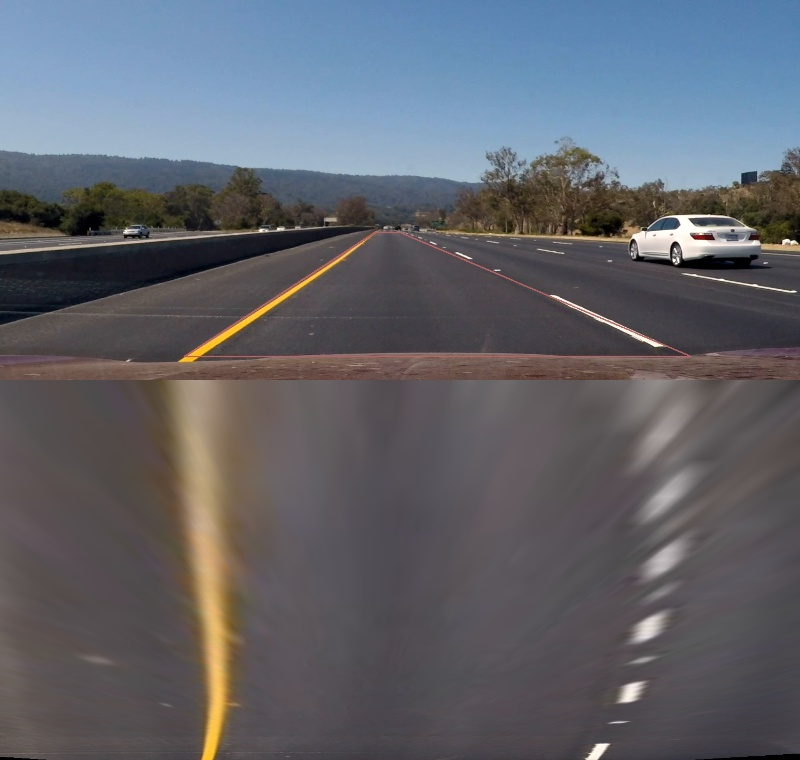
#> input picture fig/trial_perspective_project_video_0300fr.jpg, 800 x 760 px; its folder holds only this picture in this run
$ python -i project_pipeline.py   (imports and definitions only)   (older library calls are emulated)
#> lines starting #> are read from the running program, lines starting #| are printed output that depends on the picture; after the words box and inside, x2 and y2 are one past the last pixel; in counts of white or black regions, pixels touching at a corner belong together

# importing some useful packages
import os
import matplotlib.pyplot as plt
import matplotlib.image as mpimg
import matplotlib.animation as animation
import numpy as np
import cv2
from PIL import Image

import glob
import scipy as sc
from scipy import stats
from sklearn import linear_model, datasets
import math

# Import everything needed to edit/save/watch video clips
from moviepy.editor import VideoFileClip
from IPython.display import HTML


# Read in the saved camera matrix and distortion coefficients
# These are the arrays you calculated using cv2.calibrateCamera()
import pickle
# [1 line not run here, left out]
# [1 line that did not run here, left out]
# [1 line that did not run here, left out]


# [5 lines left out: function draw_lines, not called in this run]


def abs_sobel_thresh(gray, orient='x', sobel_kernel=3, sobel_thresh=(0, 255)):
    # Apply x or y gradient with the OpenCV Sobel() function
    # and take the absolute value
    if orient == 'x':
        abs_sobel = np.absolute(cv2.Sobel(gray, cv2.CV_64F, 1, 0))
    if orient == 'y':
        abs_sobel = np.absolute(cv2.Sobel(gray, cv2.CV_64F, 0, 1))
    # Rescale back to 8 bit integer
    scaled_sobel = np.uint8(255*abs_sobel/np.max(abs_sobel))
    # Create a copy and apply the threshold
    binary_output = np.zeros_like(scaled_sobel)
    # Here I'm using inclusive (>=, <=) thresholds, but exclusive is ok too
    binary_output[(scaled_sobel >= sobel_thresh[0]) & (scaled_sobel <= sobel_thresh[1])] = 1
    return binary_output


def mag_thresh(gray, sobel_kernel=3, mag_thresh=(0, 255)):
    # Take both Sobel x and y gradients
    sobelx = cv2.Sobel(gray, cv2.CV_64F, 1, 0, ksize=sobel_kernel)
    sobely = cv2.Sobel(gray, cv2.CV_64F, 0, 1, ksize=sobel_kernel)
    # Calculate the gradient magnitude
    gradmag = np.sqrt(sobelx**2 + sobely**2)
    # Rescale to 8 bit
    scale_factor = np.max(gradmag) / 255
    gradmag = (gradmag/scale_factor).astype(np.uint8)
    # Create a binary gray of ones where threshold is met, zeros otherwise
    binary_output = np.zeros_like(gradmag)
    binary_output[(gradmag >= mag_thresh[0]) & (gradmag <= mag_thresh[1])] = 1
    return binary_output


def dir_threshold(gray, sobel_kernel=3, thresh=(0, np.pi/2)):
    # Calculate the x and y gradients
    sobelx = cv2.Sobel(gray, cv2.CV_64F, 1, 0, ksize=sobel_kernel)
    sobely = cv2.Sobel(gray, cv2.CV_64F, 0, 1, ksize=sobel_kernel)
    # Calculate the absolute value of the gradient direction
    absgraddir = np.arctan2(np.absolute(sobely), np.absolute(sobelx))
    # apply a threshold, and create a binary image result
    binary_output = np.zeros(absgraddir.shape).astype(np.uint8)
    binary_output[(absgraddir >= thresh[0]) & (absgraddir <= thresh[1])] = 1
    return binary_output


def hls_select(image, hthresh=(0, 255), sthresh=(0, 255), ithresh=(0, 255)):
    # 1) Convert to HLS color space
    hls = cv2.cvtColor(image, cv2.COLOR_RGB2HLS)
    # 2) Apply a threshold to each channel
    h_channel = hls[:, :, 0]
    i_channel = hls[:, :, 1]
    s_channel = hls[:, :, 2]
    # 3) Return a binary image of threshold result
    binary_output = np.zeros_like(s_channel)
    binary_output[(((h_channel >= hthresh[0]) & (h_channel <= hthresh[1])) &
                   ((s_channel >= sthresh[0]) & (s_channel <= sthresh[1])) &
                   ((i_channel >= ithresh[0]) & (i_channel <= ithresh[1])))] = 1
    return binary_output

def rgb_select(image, rthresh=(0, 255), gthresh=(0, 255), bthresh=(0, 255)):
    b_channel = image[:, :, 0]
    g_channel = image[:, :, 1]
    r_channel = image[:, :, 2]
    binary_output = np.zeros_like(g_channel)
    binary_output[(((r_channel >= rthresh[0]) & (r_channel <= rthresh[1])) &
                   ((g_channel >= gthresh[0]) & (g_channel <= gthresh[1])) &
                   ((b_channel >= bthresh[0]) & (b_channel <= bthresh[1])))] = 1
    return binary_output


# [26 lines left out: functions warper, create_binary_image_light, not called in this run]


def create_binary_image(image):
    """
    output a binary image that show lane lines
    """
    # 1) Line Edge
    gray = cv2.cvtColor(image, cv2.COLOR_RGB2GRAY)
    ksize = 3  # Choose a larger odd number to smooth gradient measurements
    gradx = abs_sobel_thresh(gray, orient='x', sobel_kernel=ksize, sobel_thresh=(25, 50))
    grady = abs_sobel_thresh(gray, orient='y', sobel_kernel=ksize, sobel_thresh=(50, 150))
    mag_binary = mag_thresh(gray, sobel_kernel=15, mag_thresh=(50, 250))
    dir_binary = dir_threshold(gray, sobel_kernel=7, thresh=(0.7, 1.3))
    # hls_binary = hls_select(image, hthresh=(50, 100), ithresh=(0, 255), sthresh=(90, 190))  # Asphalt color
    hls_binary = hls_select(image, hthresh=(0, 255), ithresh=(0, 255), sthresh=(90, 190))  # Asphalt color

    # 2) Yellow Line
    hls_yellow1 = hls_select(image, hthresh=(10, 30), ithresh=(50, 150), sthresh=(30, 255))  # yellow line dark
    hls_yellow2 = hls_select(image, hthresh=(20, 30), ithresh=(120, 250), sthresh=(30, 255))  # yellow line light

    rgb_white = rgb_select(image, rthresh=(200, 255), gthresh=(200, 255), bthresh=(200, 255))  # white line
    rgb_excess = rgb_select(image, rthresh=(250, 255), gthresh=(250, 255), bthresh=(250, 255))  # white line

    # 3) Concrete
    hls_binary2 = hls_select(image, hthresh=(50, 100), ithresh=(0, 255), sthresh=(90, 190))  # shadow

    # combined = np.zeros_like(dir_binary)
    combined = np.zeros((mag_binary.shape), dtype=np.uint8)
    combined[((gradx == 1) | (grady == 1) | ((mag_binary == 1) & (dir_binary == 1)) | (hls_binary == 1)) & (hls_binary2 != 1)] = 1

    return combined

# [333 lines left out: functions get_base_position, sliding_windows_search, measure_curvature, fit_quadratic_polynomial, sanity_chack_polynomial, sanity_chack_curverad and 2 more, not called in this run]


# [12 lines of commented-out code are left out]
perspective_src = np.float32([[585, 460], [695, 460], [1127, 685], [203, 685]])  # prevent bonnnet
# perspective_src = np.float32([[600, 440], [640, 440], [1105, 675], [295, 675]])  # trial

(width, height) = (1280, 720)
perspective_dst = np.float32([[320, 0], [width - 320, 0], [width - 320, height - 0], [320, height - 0]])


# Calculate the Perspective Transformation Matrix and its invert Matrix
M = cv2.getPerspectiveTransform(perspective_src, perspective_dst)
Minv = cv2.getPerspectiveTransform(perspective_dst, perspective_src)


trapezoid = []
# [48 lines not run here, left out]

>>> import cv2
>>> picture = cv2.cvtColor(cv2.imread('fig/trial_perspective_project_video_0300fr.jpg'), cv2.COLOR_BGR2RGB)
>>> result = create_binary_image(picture)
#> in create_binary_image, `gradx = abs_sobel_thresh(gray, orient='x', sobel_kernel=ksize, sobel_t..`:
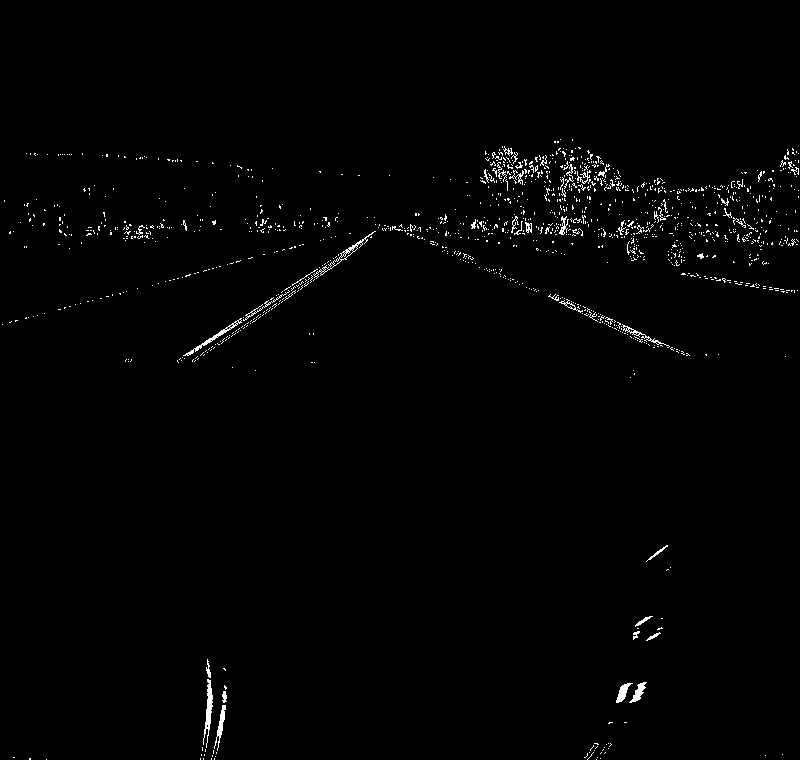
#> gradx: shape (760, 800); values 0 (black) and 1 (white), 1.1% white in thin lines or dots, all inside (x1, y1, x2, y2) = (2, 139, 799, 760)
#> in create_binary_image, `grady = abs_sobel_thresh(gray, orient='y', sobel_kernel=ksize, sobel_t..`: grady: shape (760, 800); values 0 (black) and 1 (white), 1.8% white in thin lines or dots, all inside (x1, y1, x2, y2) = (0, 140, 800, 759)
#> in mag_thresh, `sobely = cv2.Sobel(gray, cv2.CV_64F, 0, 1, ksize=sobel_kernel)`:
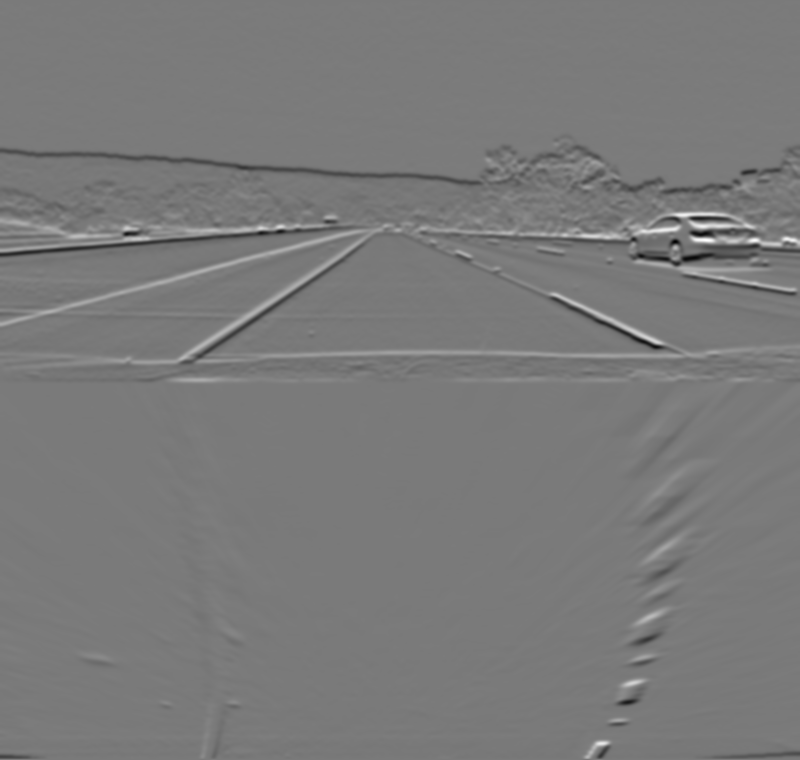
#> sobely: shape (760, 800) float64; min -5.48e+09, max 5.92e+09, mean -11652889.2; drawn with min black and max white
#> in mag_thresh, `gradmag = np.sqrt(sobelx**2 + sobely**2)`:
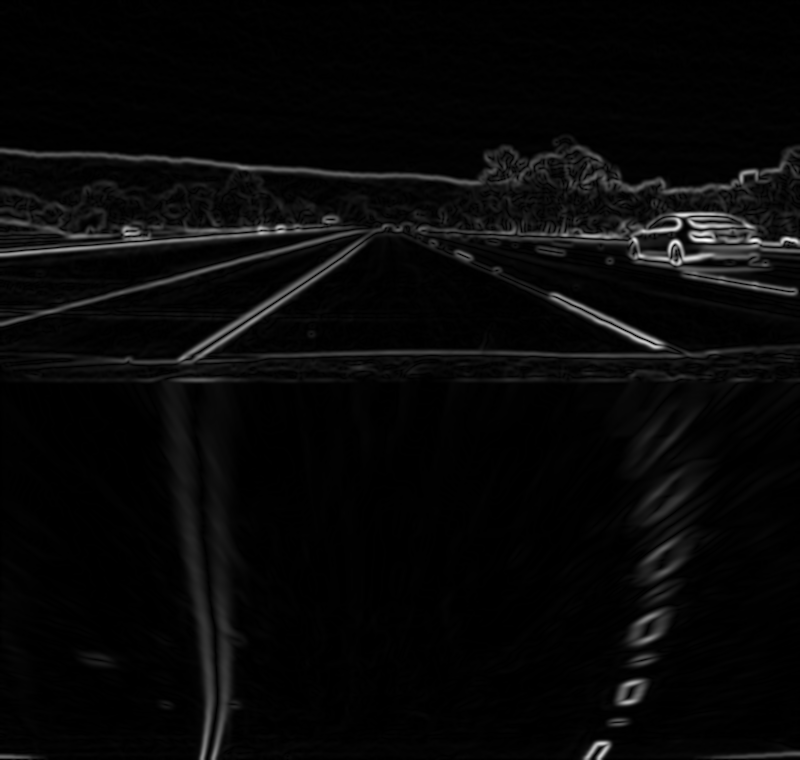
#> gradmag: shape (760, 800) float64; min 0, max 5.98e+09, mean 196823658.3; drawn with min black and max white
#> in mag_thresh, `scale_factor = np.max(gradmag) / 255`: scale_factor = 23439239.2
#> in create_binary_image, `mag_binary = mag_thresh(gray, sobel_kernel=15, mag_thresh=(50, 250))`: mag_binary: shape (760, 800); values 0 (black) and 1 (white), 4.1% white; 85 white regions (37 under 20 px), largest, box (x1, y1, x2, y2) and area: (480, 211, 800, 296) 6071, (111, 235, 369, 364) 2339, (0, 149, 499, 186) 2232
#> in dir_threshold, `absgraddir = np.arctan2(np.absolute(sobely), np.absolute(sobelx))`:
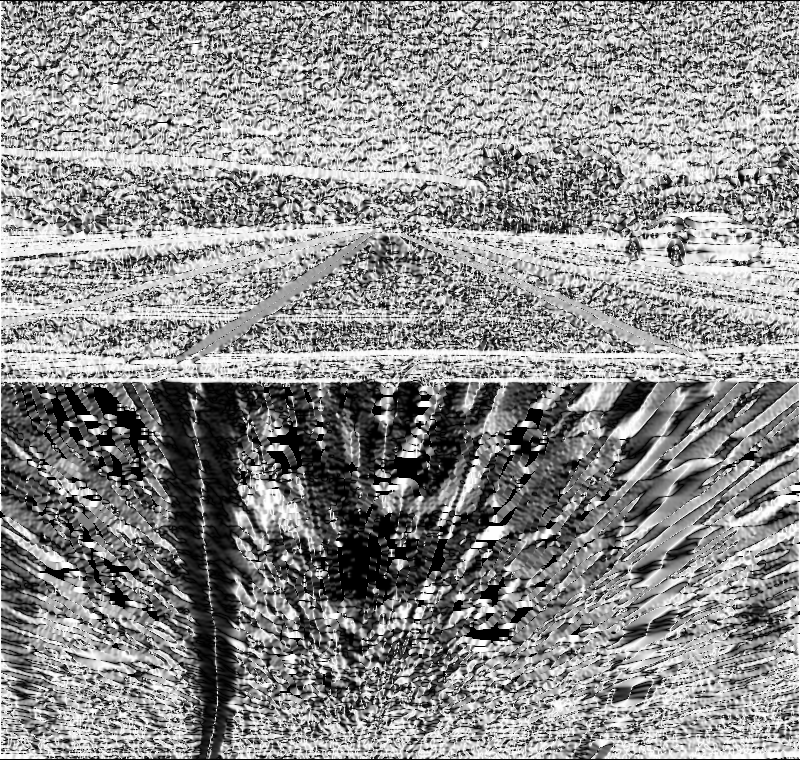
#> absgraddir: shape (760, 800) float64; min 0, max 1.57, mean 0.872; drawn with min black and max white
#> in create_binary_image, `dir_binary = dir_threshold(gray, sobel_kernel=7, thresh=(0.7, 1.3))`:
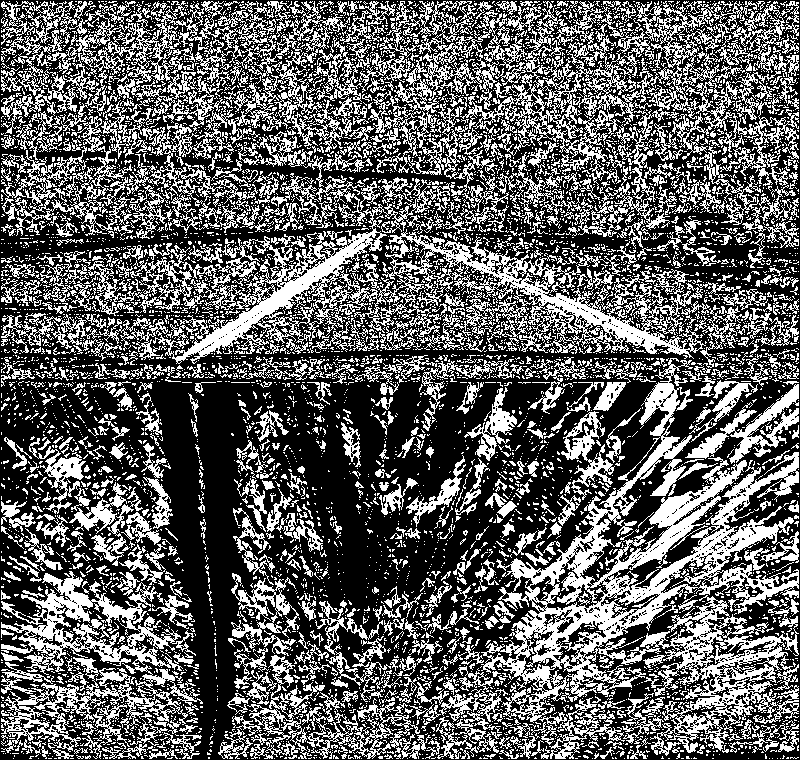
#> dir_binary: shape (760, 800); values 0 (black) and 1 (white), 37.6% white in thin lines or dots
#> in hls_select, `hls = cv2.cvtColor(image, cv2.COLOR_RGB2HLS)`: hls: shape (760, 800, 3); mean of channels 0, 1, 2 100.6, 100.9, 38.2
#> in hls_select, `h_channel = hls[:, :, 0]`:
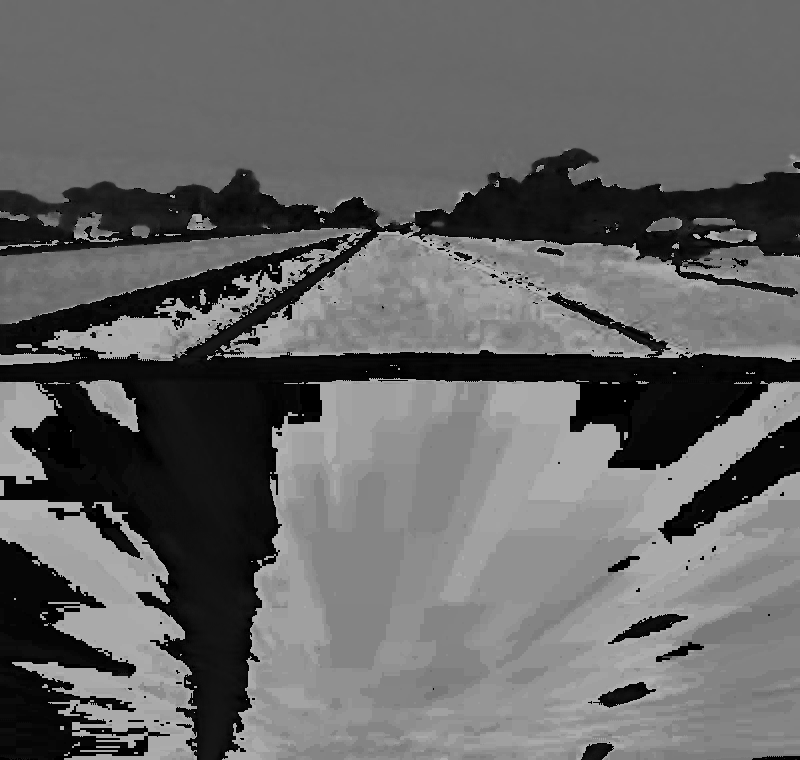
#> h_channel: shape (760, 800); min 0, max 180, mean 100.6
#> in create_binary_image, `hls_binary = hls_select(image, hthresh=(0, 255), ithresh=(0, 255), sth..`: hls_binary: shape (760, 800); values 0 (black) and 1 (white), 17% white; 792 white regions (734 under 20 px), largest, box (x1, y1, x2, y2) and area: (0, 0, 800, 145) 91391, (194, 509, 236, 760) 4643, (751, 215, 800, 250) 748
#> in create_binary_image, `hls_yellow1 = hls_select(image, hthresh=(10, 30), ithresh=(50, 150), s..`: hls_yellow1: shape (760, 800); values 0 (black) and 1 (white), 7.3% white; 389 white regions (342 under 20 px), largest, box (x1, y1, x2, y2) and area: (15, 234, 377, 760) 26468, (417, 172, 800, 244) 10608, (173, 178, 259, 234) 1584
#> in create_binary_image, `hls_yellow2 = hls_select(image, hthresh=(20, 30), ithresh=(120, 250), ..`: hls_yellow2: shape (760, 800); values 0 (black) and 1 (white), 0.39% white; 121 white regions (106 under 20 px), largest, box (x1, y1, x2, y2) and area: (192, 267, 328, 356) 708, (202, 699, 225, 760) 621, (207, 634, 224, 643) 86
#> in create_binary_image, `rgb_white = rgb_select(image, rthresh=(200, 255), gthresh=(200, 255), ..`: rgb_white: shape (760, 800); values 0 (black) and 1 (white), 0.49% white; 48 white regions (38 under 20 px), largest, box (x1, y1, x2, y2) and area: (632, 215, 760, 258) 1858, (586, 313, 663, 347) 205, (640, 618, 656, 639) 188
#> in create_binary_image, `rgb_excess = rgb_select(image, rthresh=(250, 255), gthresh=(250, 255),..`: rgb_excess: shape (760, 800); values 0 (black) and 1 (white), 0.02% white in thin lines or dots, all inside (x1, y1, x2, y2) = (648, 217, 795, 292)
#> in create_binary_image, `hls_binary2 = hls_select(image, hthresh=(50, 100), ithresh=(0, 255), s..`: hls_binary2: shape (760, 800); values 0 (black) and 1 (white), 0% white in thin lines or dots, all inside (x1, y1, x2, y2) = (1, 214, 799, 266)
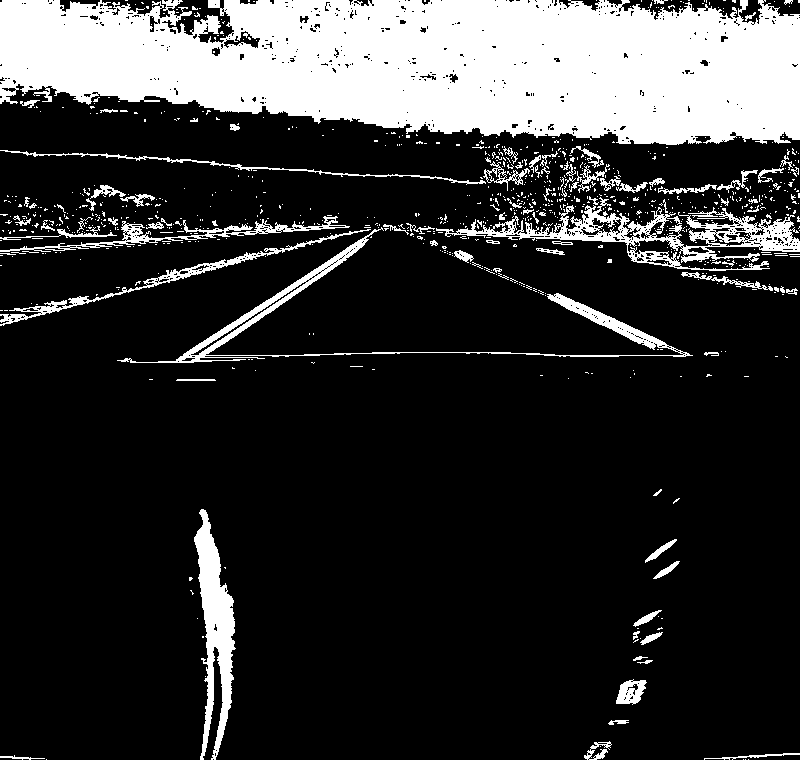
#> result: shape (760, 800); values 0 (black) and 1 (white), 20% white; 881 white regions (792 under 20 px), largest, box (x1, y1, x2, y2) and area: (0, 0, 800, 145) 91391, (436, 197, 800, 271) 6555, (194, 509, 236, 760) 4759
